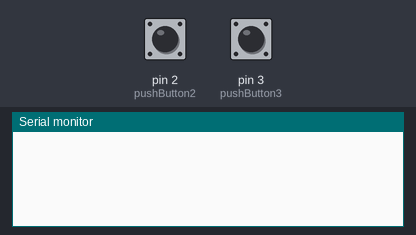
Bench run of a sketch on a simulated Arduino Uno, built with avr-gcc and run on an emulated ATmega328P. Parts: the last lines printed to the serial monitor. The test bench sets the inputs (shaded band); at power-on: pin 2 (pushButton2) LOW, pin 3 (pushButton3) LOW.

Above: at 1.2 s.
1.3 s: pin 2 (pushButton2) pulled HIGH for 0.15 s
At 2.4 s:
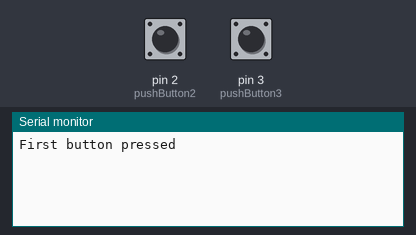
2.9 s: pin 3 (pushButton3) pulled HIGH for 0.15 s
At 3.6 s:
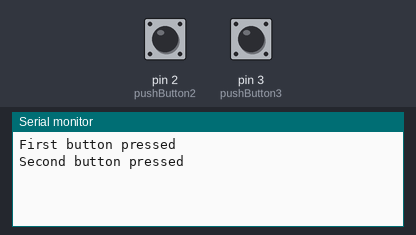

Measured:
- after the input at 1.3 s, the serial monitor: prints a new line at once (image 1)
- after the input at 2.9 s, the serial monitor: prints a new line at once (image 2)

The sketch:

buttonFlash.ino
```cpp
// digital pin 2 has a pushbutton attached to it. Give it a name:
int pushButton2 = 2;
int pushButton3 = 3;

// the setup routine runs once when you press reset:
void setup() {
  // initialize serial communication at 9600 bits per second:
  Serial.begin(9600);
  // make the pushbutton's pin an input:
  pinMode(pushButton2, INPUT);
  pinMode(pushButton3, INPUT);
}

// the loop routine runs over and over again forever:
void loop() {
  // read the input pin:
  int buttonState2 = digitalRead(pushButton2); //if buttonState2 = 0, not pressed. Else: pressed
  int buttonState3 = digitalRead(pushButton3);

  if(buttonState2 == 1){
    Serial.println("First button pressed");
     fastFlash();
  }
  if(buttonState3 == 1){
    Serial.println("Second button pressed");
     slowFlash();
  }
  delay(1);
}

void fastFlash(){
  digitalWrite(13, HIGH);
  delay(500);
  digitalWrite(13, LOW);
  delay(500);
}
void slowFlash(){
  digitalWrite(13, HIGH);
  delay(1000);
  digitalWrite(13, LOW);
  delay(500);
}
```
